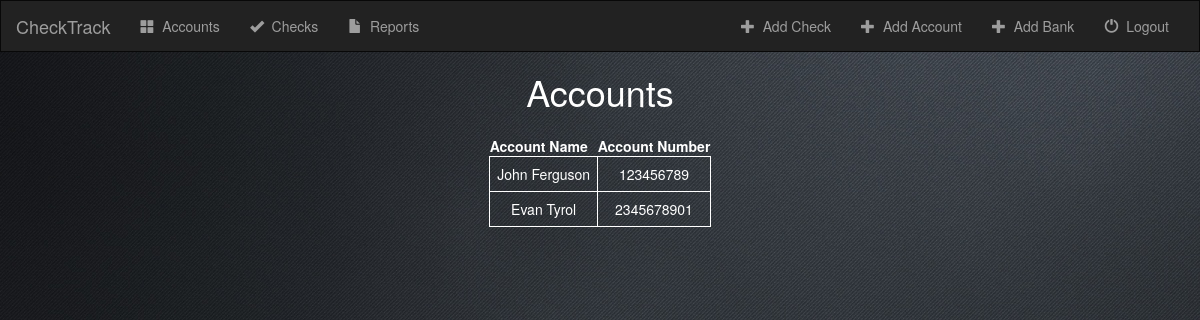
Screenshot of /check/accounts/ (signed in) with the database file from the repository.
### check/models.py (models this page shows, shortened)
class Account(models.Model):
    acount_store = models.ForeignKey('Store', on_delete=models.CASCADE)
    bank = models.ForeignKey('Bank', on_delete=models.CASCADE)
    account_number = models.IntegerField(max_length=10)
    account_name = models.CharField(max_length=20)
    account_street = models.CharField(max_length=50)
    account_state = models.CharField(max_length=20)
    account_city = models.CharField(max_length=20)
    account_zip = models.CharField(max_length=10)
    checks_bounced = models.IntegerField(max_length=1)

### check/views.py (the view)
# urls.py: url(r'accounts/$', views.AccountIndexView.as_view(), name='accountindex'),
class AccountIndexView(LoginRequiredMixin, generic.ListView):
    login_url = '/login/'
    redirect_field_name = 'redirect_to'
    template_name = 'check/accounts.html'
    context_object_name = 'all_accounts'
    def get_queryset(self):
        return Account.objects.all()

### check/templates/check/accounts.html (shortened to what this page needs)
{% extends 'check/base.html' %}
{% block body %}
<div class="wrapper"
<font color="#ffffff">
                <h1>Accounts</h1>
        <table class="Form-table">
            <tr>
                <th>Account Name</th>
                <th>Account Number</th>
            </tr>
        {% for account in all_accounts %}
            <tr>
                <td><a href="{% url 'check:detail' account.id %}"><font color="#ffffff">{{ account.account_name }}</a></td>
                <td>{{ account.account_number }}</td>
            </tr>
        {% endfor %}
        </table>
</div>
{% endblock %}

### check/static/check/mainStyle.css (style rules this page uses)
body { background: url("images/black-background.png"); color: white; }
.Form-table { padding: 1em; display: -webkit-box; display: -webkit-flex; display: -ms-flexbox; display: flex; -webkit-box-pack: center; -webkit-justify-content: center; -ms-flex-pack: center; justify-content: center; }
.Form-table td { border: .1em solid white; -webkit-column-span: 1; -moz-column-span: 1; column-span: 1; padding: .5em; }
.wrapper { text-align: center; }

### rows the page displays
Account: account_name "John Ferguson", account_number "123456789"
Account: account_name "Evan Tyrol", account_number "2345678901"
